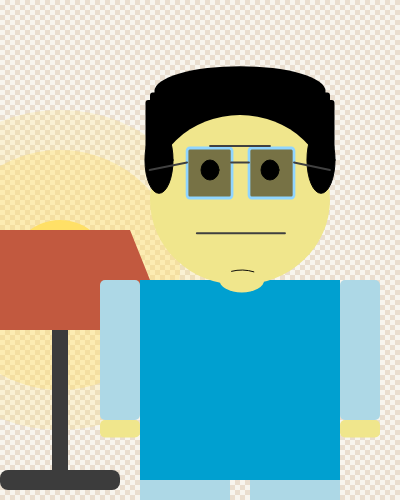
Frame 1 (no input)
Frame 60 (no input): identical to frame 1, image omitted
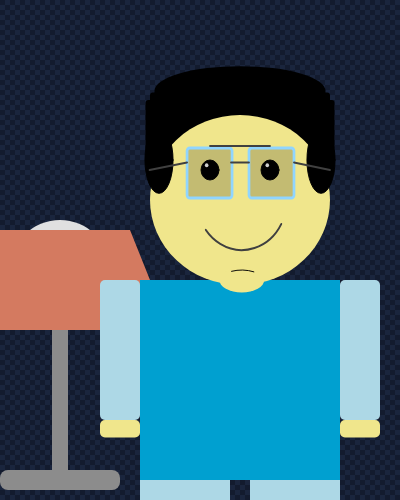
Frame 120 (the mouse pressed at the canvas centre since frame 60)

The p5.js sketch that drew these frames (run headless with seeded random() and noise() and a simulated clock; from frame 60 on, the mouse is pressed at the canvas centre):

// p5.js sketch
// ── sketch.js
let canvas = {
  w: 400,
  h: 500
};
let theme = "light"

function checked_background(col1 = "#1130A0", col2 = "#580A50"){
  let x = 0;
  let r_color = col1;
  for (let y = 0; y < canvas.h; y += 5){
    r_color = (r_color == col2)? col1: col2;
    for (let x = 0; x < canvas.w; x += 5){
      r_color = (r_color == col2)? col1: col2;
      noStroke()
      fill(r_color);
      rect(x, y, 5, 5);
  }
  }
}

function setup() {
  createCanvas(canvas.w, canvas.h);
}

function draw() {
  background(220);
  draw_portrait(theme);
  //draw_in_order(0);
}

function draw_lamp(x, y, s = 0.2, theme = "light") {
  push();
  translate(x, y);
  scale(s);

  noStroke();

  // glow
  if (theme === "light") {
    fill(255, 224, 102, 50);
    circle(0, 0, 160);
    fill(255, 224, 102, 80);
    circle(0, 0, 120);
  }

  // bulb
  fill(theme === "light" ? "#FFE066" : "#E0E0E0");
  circle(0, 0, 50);

  // trapezoid
  fill(theme === "light" ? "#C2593F" : "#D47A60");
  quad(-35, -20, 35, -20, 55, 30, -55, 30);

  // stem
  fill(theme === "light" ? 60 : 140);
  rect(-4, 30, 8, 70);

  // foot
  rect(-30, 100, 60, 10, 4);

  pop();
}

function draw_portrait(theme = "dark"){
  if (theme === "dark") {
    checked_background("#131B2E", "#1A253D");
  } else {
    checked_background("#F8F5EE", "#EADECF");
  }
  //draw_head(canvas.w/2, canvas.h/2, 120, theme);
  draw_lamp(60, 270, 2, theme);
  draw_body(canvas.w/2 + 40, canvas.h/2 + 100, 20, theme)
}

function draw_head(pos_x = canvas.w/2, pos_y = canvas.h/2, size = 100, theme = "light"){
  push();
  translate(pos_x, pos_y);
  scale(0.9, 1.0); // 10% slimmer horizontally
  translate(-pos_x, -pos_y);
  
  // top hair
  fill("black")
  rect(pos_x - size*1.05, pos_y - size/2, size*2.1, size*0.5, 3);
  rect(pos_x - size*1, pos_y - size/1.8 - 2, size*2, size*0.1, 3);
  rect(pos_x - size*0.95, pos_y - size/1.7 - 2, size*1.9, size*0.1, 3);
  arc(pos_x, pos_y - size/1.7, size*1.9, size*0.5, PI, PI*2);

  // Face
  fill("khaki")
  ellipse(pos_x, pos_y + size/2, size*2, size*1.7)
  // chin
  ellipse(pos_x + size/50, pos_y + size*1.3, size/2, size/4)
  noFill()
  stroke(0.5)
  arc(pos_x + size/50, pos_y + size*1.7, size, size, PI*2-1.8, PI*2-1.3)

  // Side hair
  fill("black")
  ellipse(pos_x - size*0.9, pos_y + size*0.1, size/3.2, size/1.5);
  ellipse(pos_x + size*0.9, pos_y + size*0.1, size/3.2, size/1.5);

  // Eyes
  fill("black")
  circle(pos_x - size/3, pos_y + size/5, size/5)
  circle(pos_x + size/3, pos_y + size/5, size/5)
  if (theme == "dark"){
    noStroke()
    fill("#FFFFFF")
    circle(pos_x - size/2.7, pos_y + size/7 + 1, size/25)
    circle(pos_x + size/3.3, pos_y + size/7 + 1, size/25)
  }

  draw_specs(pos_x, pos_y, size, theme)

  if (theme == "dark"){
    noFill()
    arc(pos_x + size/50, pos_y + size/2, size, size, 0.5, 2.5)
  }
  if (theme == "light"){
    line(pos_x + size/50 - size/2, pos_y + size/2 + size/3, pos_x + size/2, pos_y + size/2 + size/3)
  }

  pop();
}

function draw_specs(pos_x, pos_y, size, theme = "light"){
  if (theme == "light"){
    fill("#00000080")
  } 
  if (theme == "dark") {
    fill("#00000030")
  }
  strokeWeight(3);
  stroke("#90D5FF");
  //quad(pos_x + size/10, pos_y - size/25 + 2, pos_x + size/7, pos_y - size/25 + 2 + size/2, pos_x + size/10 + size/2, pos_y - size/25 + 2 + size/2, pos_x + size/10 + size/2, pos_y - size/25 + 2, 3);
  rect(pos_x + size/10, pos_y - size/25 + 2, size/2, size/2, 3)
  rect(pos_x - size/1.7, pos_y - size/25 + 2, size/2, size/2, 3)
  
  stroke("#404040");        // stroke color
  strokeWeight(2); 
  line(pos_x - size/3, pos_y - size/25, pos_x + size/3, pos_y - size/25)
  line(pos_x - size/10, pos_y + size/8, pos_x + size/10, pos_y + size/8)
  line(pos_x + size/10 + size/2, pos_y + size/8, pos_x + size, pos_y + size/5)
  line(pos_x - size/1.7 - size/2.4, pos_y + size/5, pos_x - size/1.7, pos_y + size/8)
}

function draw_body(pos_x = canvas.w/2, pos_y = canvas.h/2, size = 10, theme){
  let head_size = 5*size;
  let body_len = 10*size;
  let body_wid = 10*size;
  let leg_gap = 1*size;
  let neck = pos_y - body_len + head_size*1.3;
  // Body
  fill("#00A0D0")
  rect(pos_x - body_wid/2, neck, body_wid, body_len)
  // Head
  draw_head(pos_x, pos_y - body_len, head_size, theme);
  // Legs
  fill("lightblue")
  let leg1_w = pos_x - body_wid/2
  let leg2_w = pos_x - body_wid/2 + body_wid/2 + leg_gap/2
  let legs_h = body_wid/2 - leg_gap/2
  rect(leg1_w, neck + body_len, legs_h, body_len/2)
  rect(leg2_w, neck + body_len, legs_h, body_len/2)
  // arms
  fill("lightblue")
  let arm_wid = 2 * size;
  let arm_len = body_len * 0.7; 
  let arm1_x = pos_x - body_wid / 2 - arm_wid; 
  let arm2_x = pos_x + body_wid / 2;
  let arms_y = neck;
  rect(arm1_x, arms_y, arm_wid, arm_len, 5);
  rect(arm2_x, arms_y, arm_wid, arm_len, 5);
  fill("khaki")
  rect(arm1_x, arms_y + arm_len, arm_wid, arm_len/8, 5);
  rect(arm2_x, arms_y + arm_len, arm_wid, arm_len/8, 5);
}

function mousePressed() {
  theme = (theme === "light") ? "dark" : "light";
}
